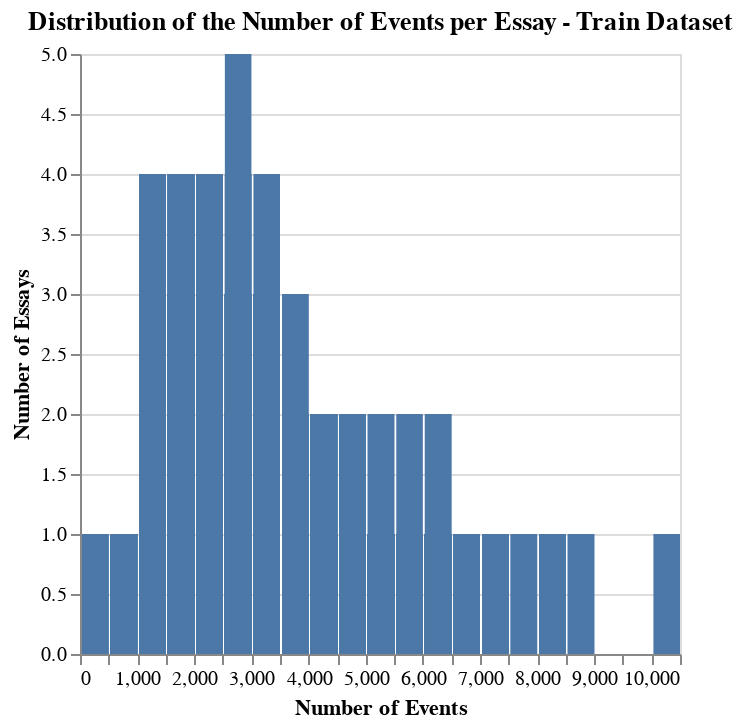
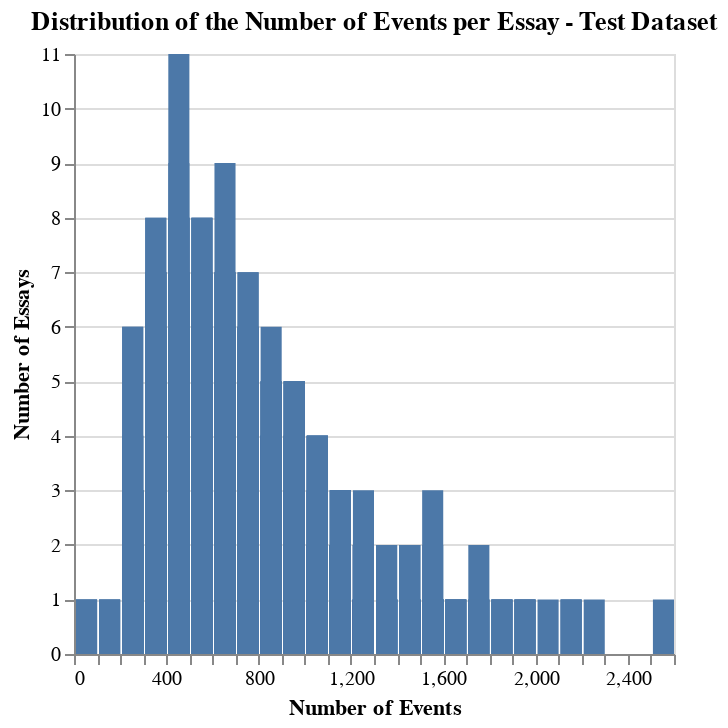

These figures' notebook cell, in order:
### Code cell
average_events_train = train_df.groupby("id").count()["event_id"].mean().round(0)
print(f'The average number of events per essay in the train dataset is: {average_events_train}')

average_events_test = test_df.groupby("id").count()["event_id"].mean().round(0)
print(f'The average number of events per essay in the test dataset is: {average_events_test}')

train_event_counts = train_df.groupby('id')['event_id'].count().reset_index()
train_event_counts.columns = ['id', 'event_count']

test_event_counts = test_df.groupby('id')['event_id'].count().reset_index()
test_event_counts.columns = ['id', 'event_count']

train_chart = alt.Chart(train_event_counts).mark_bar().encode(
    alt.X("event_count:Q", bin=alt.Bin(maxbins=30), title="Number of Events"),
    alt.Y('count()', title="Number of Essays"),
    tooltip=[alt.Tooltip('count()', title='Number of Essays'), alt.Tooltip('event_count', title='Events')]
).properties(
    title="Distribution of the Number of Events per Essay - Train Dataset"
)

test_chart = alt.Chart(test_event_counts).mark_bar().encode(
    alt.X("event_count:Q", bin=alt.Bin(maxbins=30), title="Number of Events"),
    alt.Y('count()', title="Number of Essays"),
    tooltip=[alt.Tooltip('count()', title='Number of Essays'), alt.Tooltip('event_count', title='Events')]
).properties(
    title="Distribution of the Number of Events per Essay - Test Dataset"
)

train_chart.display()
test_chart.display()

### Figure 1 — Vega-Lite specification as saved in the notebook (floating-point values rounded to 4 significant figures; data arrays with more than 128 entries replaced by an {"elided": "..."} marker saying what was removed)
{"config": {"view": {"continuousWidth": 300, "continuousHeight": 300}}, "data": {"name": "data-85b1b5fa0b71eabc5cb9a93f5d804a70"}, "mark": {"type": "bar"}, "encoding": {"tooltip": [{"aggregate": "count", "title": "Number of Essays", "type": "quantitative"}, {"field": "event_count", "title": "Events", "type": "quantitative"}], "x": {"bin": {"maxbins": 30}, "field": "event_count", "title": "Number of Events", "type": "quantitative"}, "y": {"aggregate": "count", "title": "Number of Essays", "type": "quantitative"}}, "title": "Distribution of the Number of Events per Essay - Train Dataset", "$schema": "https://vega.github.io/schema/vega-lite/v5.15.1.json", "datasets": {"data-85b1b5fa0b71eabc5cb9a93f5d804a70": {"elided": "2471 records"}}}

### Figure 2 — Vega-Lite specification as saved in the notebook (floating-point values rounded to 4 significant figures; data arrays with more than 128 entries replaced by an {"elided": "..."} marker saying what was removed)
{"config": {"view": {"continuousWidth": 300, "continuousHeight": 300}}, "data": {"name": "data-24d54547b9bbfb6f69b09f0e63e2b75a"}, "mark": {"type": "bar"}, "encoding": {"tooltip": [{"aggregate": "count", "title": "Number of Essays", "type": "quantitative"}, {"field": "event_count", "title": "Events", "type": "quantitative"}], "x": {"bin": {"maxbins": 30}, "field": "event_count", "title": "Number of Events", "type": "quantitative"}, "y": {"aggregate": "count", "title": "Number of Essays", "type": "quantitative"}}, "title": "Distribution of the Number of Events per Essay - Test Dataset", "$schema": "https://vega.github.io/schema/vega-lite/v5.15.1.json", "datasets": {"data-24d54547b9bbfb6f69b09f0e63e2b75a": {"elided": "2471 records"}}}
